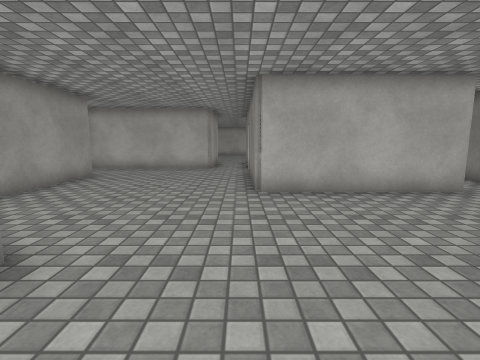
View 1 (above)

24 first-person views from a walk through a Unity game level. The camera is 1.2 m above the floor, tilts 8° down and sees 85° across. The floor is counted in squares, 1 m on a side. Each view is taken from the middle of a square. On the plan, view 1 faces up. The plan holds only what a view shows up to about 12 squares ahead; the rest is blank. The player is left out. Surface patterns are stand-ins for the level's own textures.

View 2
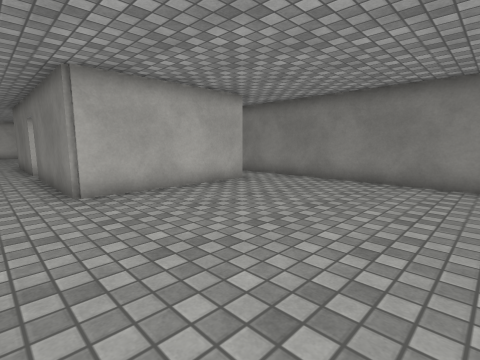

View 3
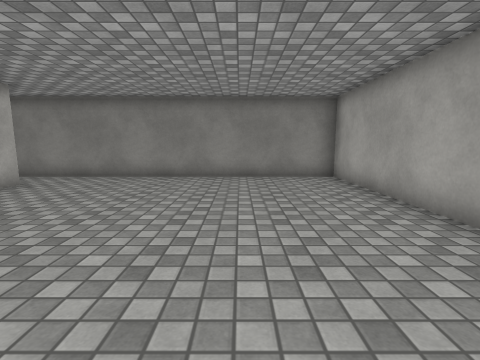

View 4
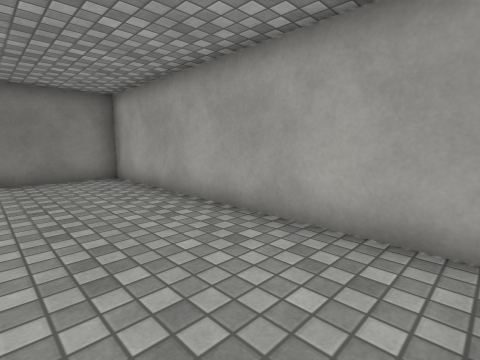

View 5
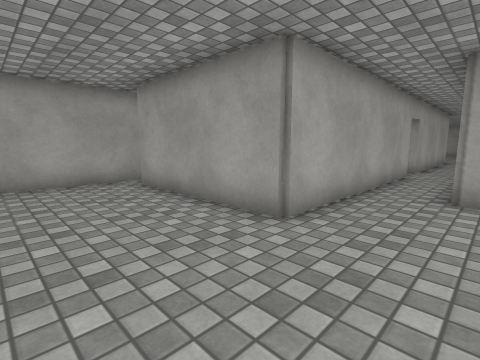

View 6
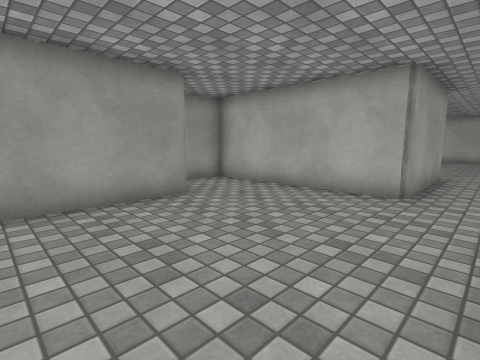

View 7
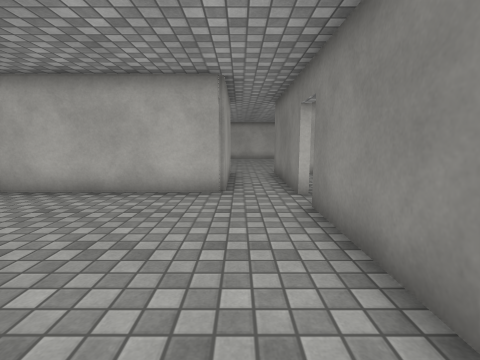

View 8
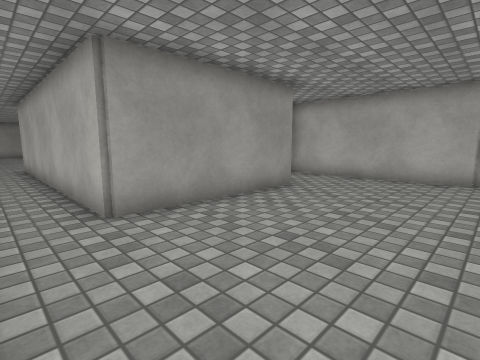

View 9
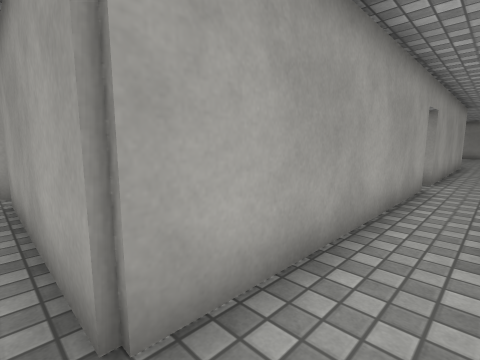

View 10
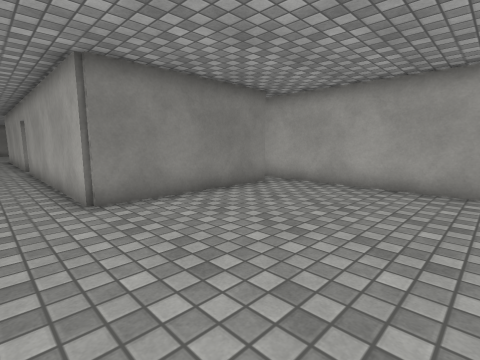

View 11
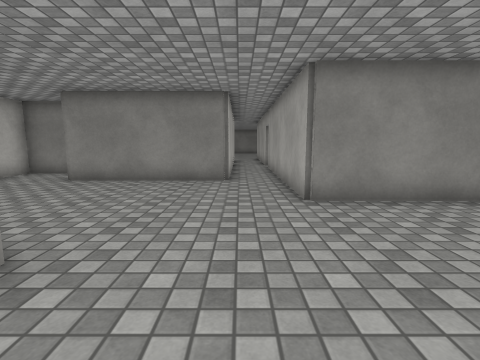

View 12
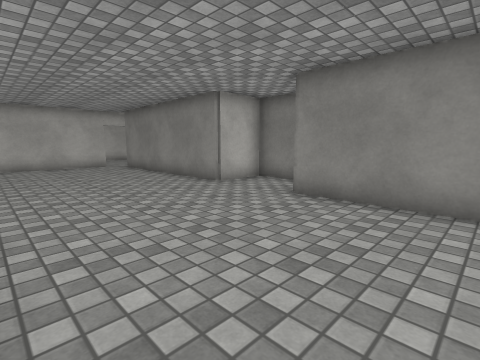

View 13
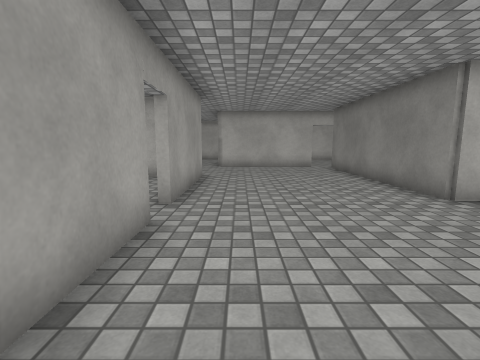

View 14
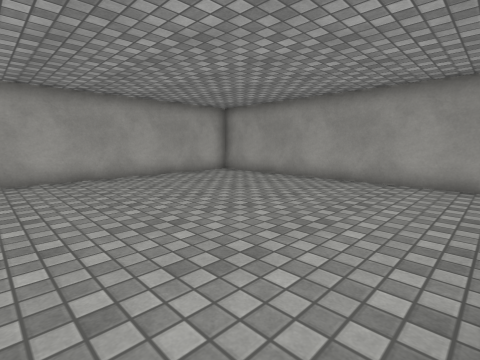

View 15
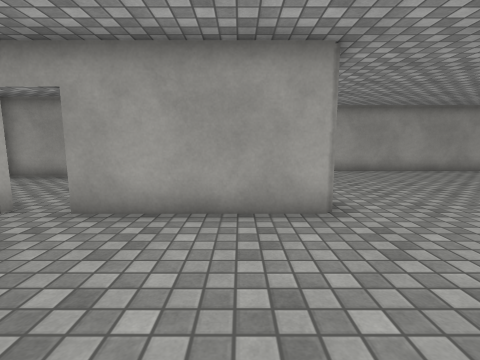

View 16
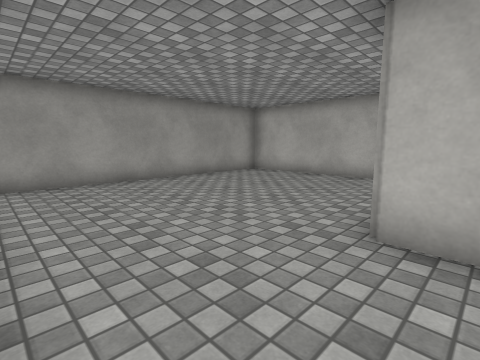

View 17
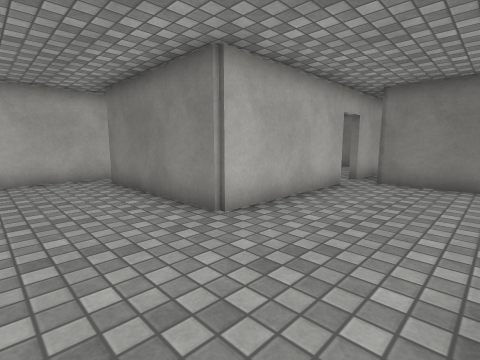

View 18
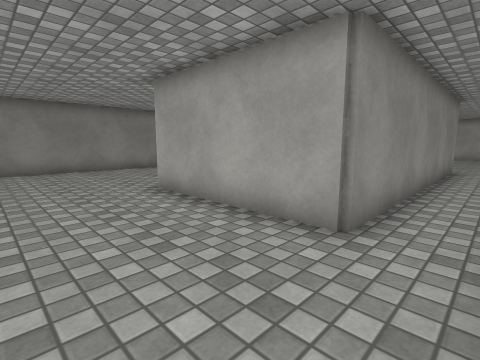

View 19
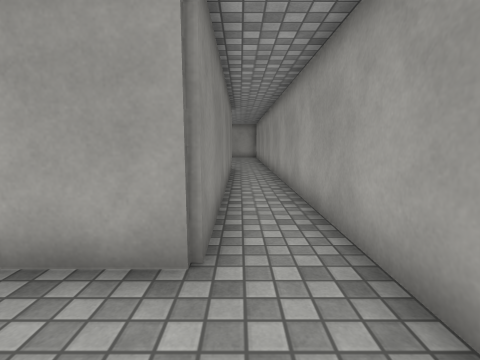

View 20
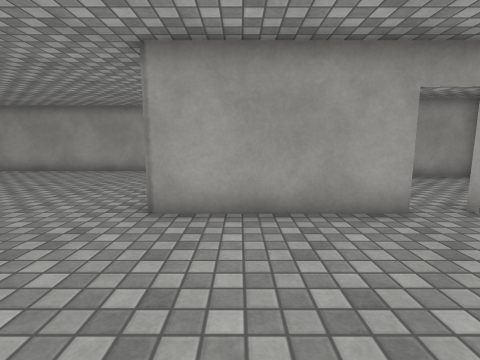

View 21
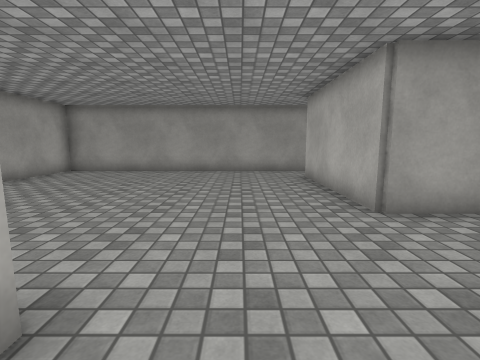

View 22
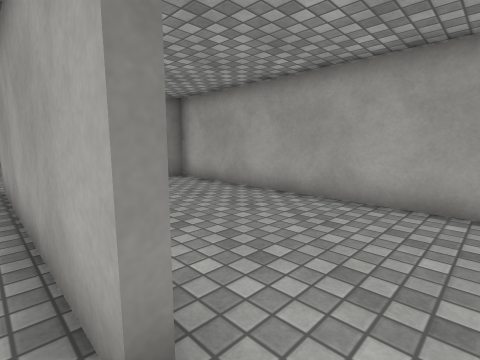

View 23
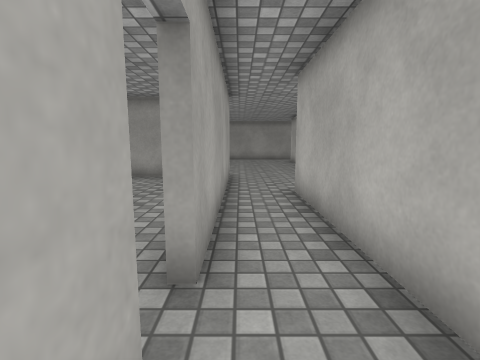

View 24
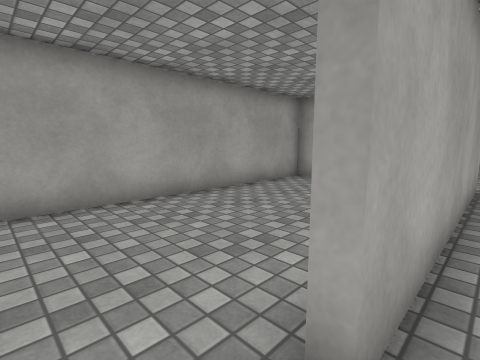

### Floor plan
Points are (right, up) in squares from view 1. A wall is a line through its corners. A room is listed if a view was taken in it or the views show most of it. See-through windows are left out.
Room 1 (views 1, 2, 3, 4, 5, 6, 7, 8, 9)
walls: (-5.6, 2.6) (-2.4, 2.6) (-2.4, -2.5); (5.8, 6.4) (0.4, 6.4) (0.4, 11); (-2.9, -3.4) (7.4, -3.4) (7.4, 5.6); (-5.4, 9.8) (-5.4, 4.4); (-5.4, 12.4) (-7.4, 12.4) (-7.4, 10.8)
ways out: opening at (-6, 3) to room 2; opening at (-1, 12); opening at (6, 6)
Room 2 (views 10, 11, 12, 13, 14, 15, 16, 17, 18, 19, 20, 21, 22, 23, 24)
walls: (-21.4, 11) (-21.4, 6.4) (-26.6, 6.4) (-26.6, 16.6) (-21.4, 16.6) (-21.4, 12); (-13.6, 10.8) (-13.6, 12.4) (-15.6, 12.4) (-15.6, 19.6); (-16.2, 20.4) (-21.1, 20.4) (-21.1, 25.5); (-18.6, -2.6) (-18.6, 2.6) (-11, 2.6); (-10, 2.6) (-5.6, 2.6); (-20.8, 26.4) (-27.9, 26.4); (-5.4, 4.4) (-15.6, 4.4) (-15.6, 9.6); (-28.4, 25.9) (-28.4, -3.4) (-17.9, -3.4)
ways out: opening at (-6, 3) to room 1; gap at (-10.5, 2) to room 3; gap at (-22, 11.5)
Room 3 (no view inside)
walls: (-18.4, 0.2) (-18.4, -2.4) (-2.6, -2.4)
ways out: gap at (-10.5, 2) to room 2

Positions as (right, up) in squares from view 1, and headings:
1: (0, 0), facing up
2: (-1, 0), facing up-right
3: (-2, 0), facing right
4: (-2, 0), facing down-right
5: (1, 5), facing down-left
6: (0, 6), facing up-left
7: (-1, 6), facing up
8: (-1, 3), facing up-left
9: (-2, 4), facing down-left
10: (-24, 4), facing down-right
11: (-24, 4), facing right
12: (-21, 6), facing up-right
13: (-20, 7), facing up
14: (-20, 6), facing down-left
15: (-17, 15), facing left
16: (-20, 17), facing up-left
17: (-24, 17), facing up-right
18: (-28, 20), facing down-right
19: (-27, 19), facing down
20: (-17, 8), facing left
21: (-17, 4), facing left
22: (-11, 3), facing down-right
23: (-9, 3), facing left
24: (-10, 3), facing down-left
